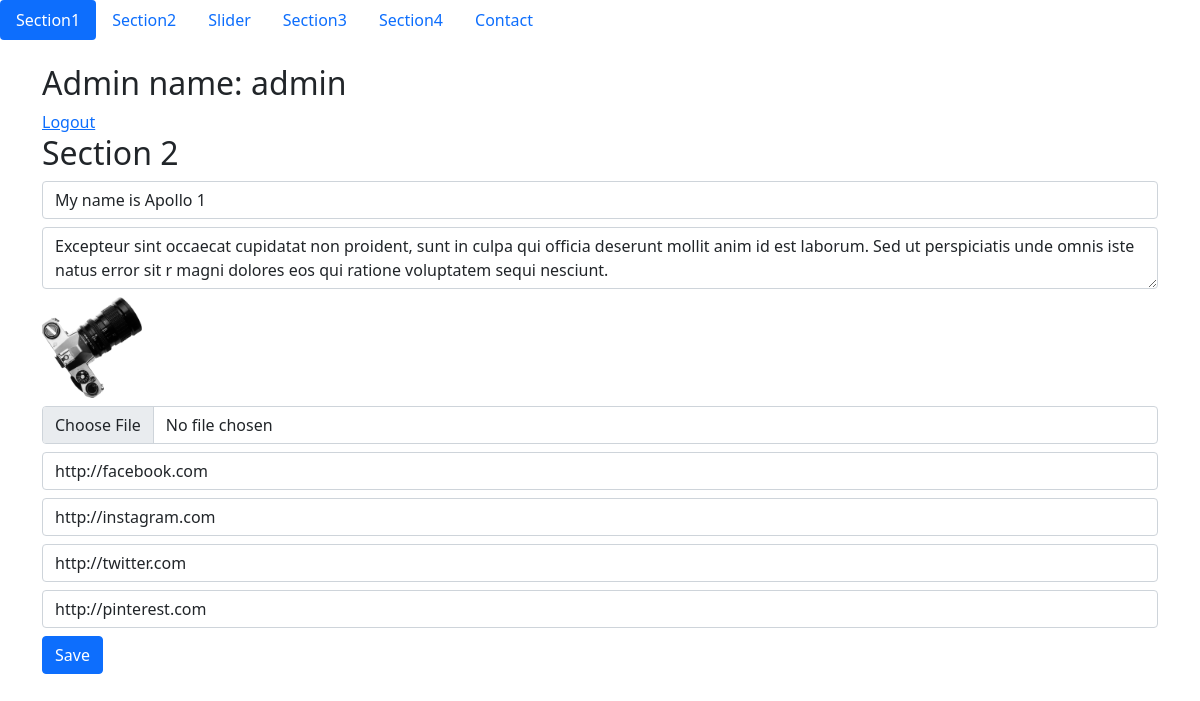
Page /admin/section2.php (signed in) on the committed database.
### tables this page shows
CREATE TABLE `section2` (
  `id` int NOT NULL,
  `title` varchar(255) NOT NULL,
  `text` text NOT NULL,
  `image` varchar(255) DEFAULT NULL,
  `facebook` text,
  `instagram` text,
  `twitter` text,
  `pinterest` text
);

### admin/functions/helper.php (called while the page is built, shortened)
<?php
function getImage($imageName){
    return "http://localhost/apollo/uploads/$imageName";
}

### admin/section2.php (the view, shortened to what this page needs)
<?php
require_once 'header.php';
require_once '../db.php' ;
require_once 'functions/helper.php';
require_once 'functions/middleware.php';
?>
<?php
$query=$db->prepare('select * from section2 limit 1');
$query->execute();
$section2=$query->fetch();
?>
<div class="container">
    <h2>Section 2</h2>
    <form action="functions/section2.php" method="post" enctype="multipart/form-data">
        <input type="text" class="form-control my-2" name="title" placeholder="title" value="<?php echo isset($section2['title'])? $section2['title']: ""?>">
        <textarea class="form-control my-2" name="text" placeholder="text"><?php echo isset($section2['text'])? $section2['text']: ""?></textarea>
        <?php
        if(isset($section2['image'])){?>
    <img src="<?= getImage($section2['image'])?>" width="100px">
      <?php  } ?>
        <input type="file" class="form-control my-2" name="image">
        <input type="text" class="form-control my-2" name="facebook" placeholder="facebook" value="<?= isset($section2['facebook'])? $section2['facebook']: ""?>">
        <input type="text" class="form-control my-2" name="instagram" placeholder="instagram" value="<?php echo isset($section2['instagram'])? $section2['instagram']: ""?>">
        <input type="text" class="form-control my-2" name="twitter" placeholder="twitter" value="<?php echo isset($section2['twitter'])? $section2['twitter']: ""?>">
        <input type="text" class="form-control my-2" name="pinterest" placeholder="pinterest" value="<?php echo isset($section2['pinterest'])? $section2['pinterest']: ""?>">
        <button class="btn btn-primary">Save</button>
    </form>
</div>
<?php require_once 'footer.php'?>

### rows in the picture
section2: title "My name is Apollo 1", text "Excepteur sint occaecat cupidatat non proident, sunt in culpa qui officia deserunt mollit anim id est laborum. Sed ut perspiciatis unde omnis iste natus error sit r magni dolores eos qui ratione voluptatem sequi nesciunt.", image (picture), facebook "http://facebook.com", instagram "http://instagram.com", twitter "http://twitter.com", pinterest "http://pinterest.com"

### other values in the picture
$_SESSION['admin-user'] "admin"
